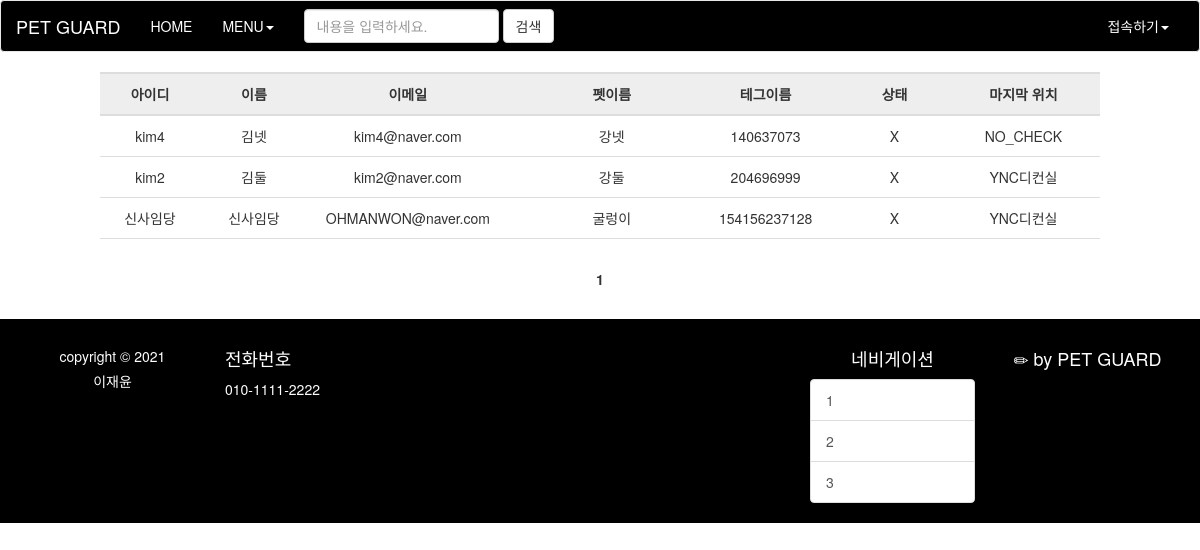
Screenshot of /project/search_index.php with the database file from the repository.
### tables this page shows
CREATE TABLE `members` (
  `num` int(11) NOT NULL,
  `id` char(15) NOT NULL,
  `pass` char(15) NOT NULL,
  `name` char(10) NOT NULL,
  `email` char(80) DEFAULT NULL,
  `type` varchar(30) NOT NULL,
  `tag_name` varchar(20) NOT NULL,
  `state` char(10) NOT NULL,
  `level` int(11) NOT NULL,
  `last_position` varchar(30) NOT NULL
);

### project/search_main.php (the view, shortened to what this page needs)
<link rel="stylesheet" type="text/css" href="./css/common.css">
<link rel="stylesheet" type="text/css" href="./css/span.css">
<link rel="stylesheet" href="./css/bootstrap.min.css">
<link rel="stylesheet" href="./css/bar.css">
<div id="admin_box">
  <ul id="member_list">
    <li>
      <span class="col1">아이디</span>
      <span class="col2">이름</span>
      <span class="col3">이메일</span>
      <span class="col4">펫이름</span>
      <span class="col5">테그이름</span>
      <span class="col6">상태</span>
      <span class="col7">마지막 위치</span>
    </li>
    <?php
    if (isset($_GET["page"]))
      $page = $_GET["page"];
    else
      $page = 1;
    	$con = mysqli_connect("localhost", "user1", "12345", "pet_guard");
    		$sql = "select * from members where state='X' and (name like '%$search%' or type like '%$search%') order by num desc";
    		$result = mysqli_query($con, $sql);
    		$total_record = mysqli_num_rows($result);
        if($total_record==0){
          echo "<script>
      				alert('겸색 결과가 없습니다!');
      				location.href = 'index.php';
      				</script>";
        }else{
      $scale = 20;
    	if ($total_record % $scale == 0)
    		$total_page = floor($total_record/$scale);
    	else
    		$total_page = floor($total_record/$scale) + 1;
    	$start = ($page - 1) * $scale;
       for ($i=$start; $i<$start+$scale && $i < $total_record; $i++)
       {
          mysqli_data_seek($result, $i);
          $row = mysqli_fetch_array($result);
    	    $id                  = $row["id"];
    	    $name                = $row["name"];
    	    $email               = $row["email"];
          $type                = $row["type"];
          $tag_name            = $row["tag_name"];
          $state               = $row["state"];
          $last_position       = $row["last_position"];
    ?> <li>
			<span class="col1"><?=$id?></a></span>
			<span class="col2"><?=$name?></span>
			<span class="col3"><?=$email?></span>
			<span class="col4"><?=$type?></span>
			<span class="col5"><?=$tag_name?></span>
      <span class="col6"><?=$state?></span>
      <span class="col7"><?=$last_position?></span>
		</li>
    <?php
       }
     }
    ?>
    </ul>
    <ul id="page_num">
  <?php
  if ($total_page>=2 && $page >= 2)
  {
  $new_page = $page-1;
  echo "<li><a href='index.php?page=$new_page'>◀ 이전</a> </li>";
  }
  else
  echo "<li>&nbsp;</li>";
  for ($i=1; $i<=$total_page; $i++)
  {
  if ($page == $i)
  {
    echo "<li><b> $i </b></li>";
  }
  else
  {
    echo "<li><a href='index.php?page=$i'> $i </a><li>";
  }
  }
  if ($total_page>=2 && $page != $total_page)
  {
  $new_page = $page+1;
  echo "<li> <a href='index.php?page=$new_page'>다음 ▶</a> </li>";
  }
  else
  echo "<li>&nbsp;</li>";
  ?>
    </ul>

### project/css/common.css (style rules this page uses)
* { padding: 0; margin: 0; }
body { font-family: "돋움"; font-size: 14px; }
ul { list-style-type: none; }

### project/css/main.css (style rules this page uses)
#page_num { text-align: center; margin: 30px 0 }
#page_num li { display: inline; }

### project/css/bar.css (style rules this page uses)
* { font-family: :'Nanum Gothic'; }

### project/css/span.css (style rules this page uses)
#admin_box { width: 1000px; margin: 0 auto; }
#member_list { margin: 10px 0 30px 0; }
#member_list li:nth-child(1) { font-weight: bold; border-top: solid 2px #dddddd; border-bottom: solid 2px #dddddd; background-color: #eeeeee; }
#member_list li { padding: 10px 0; border-bottom: solid 1px #dddddd; }
#member_list span { display: inline-block; text-align: center; }
#member_list .col1 { width: 100px; }
#member_list .col2 { width: 100px; }
#member_list .col3 { width: 200px; }
#member_list .col4 { width: 200px; }
#member_list .col5 { width: 100px; }
#member_list .col6 { width: 150px; }
#member_list .col7 { width: 100px; }
#page_num { text-align: center; margin: 30px 0 }
#page_num li { display: inline; }

### rows the page displays
members: id "kim4", name "김넷", email "kim4@naver.com", type "강넷", tag_name "140637073", state "X", last_position "NO_CHECK"
members: id "kim2", name "김둘", email "kim2@naver.com", type "강둘", tag_name "204696999", state "X", last_position "YNC디컨실"
members: id "신사임당", name "신사임당", email "OHMANWON@naver.com", type "굴렁이", tag_name "154156237128", state "X", last_position "YNC디컨실"
